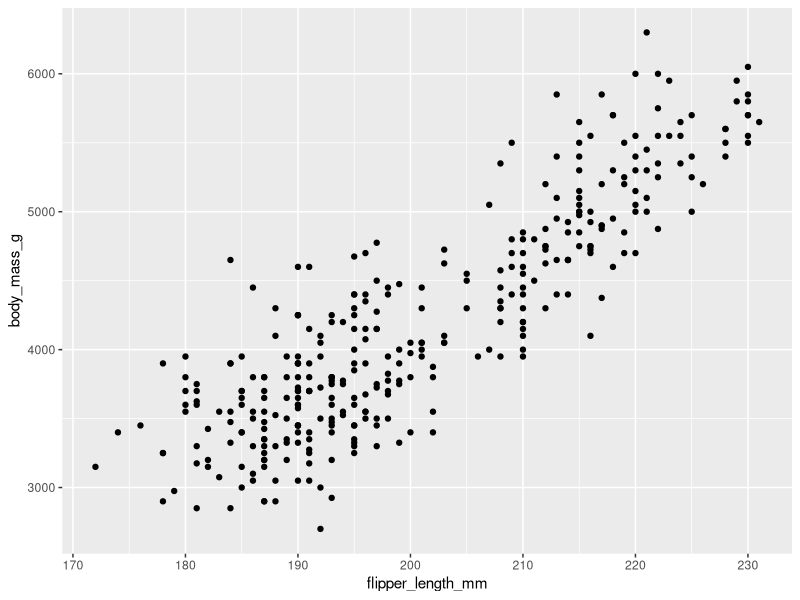
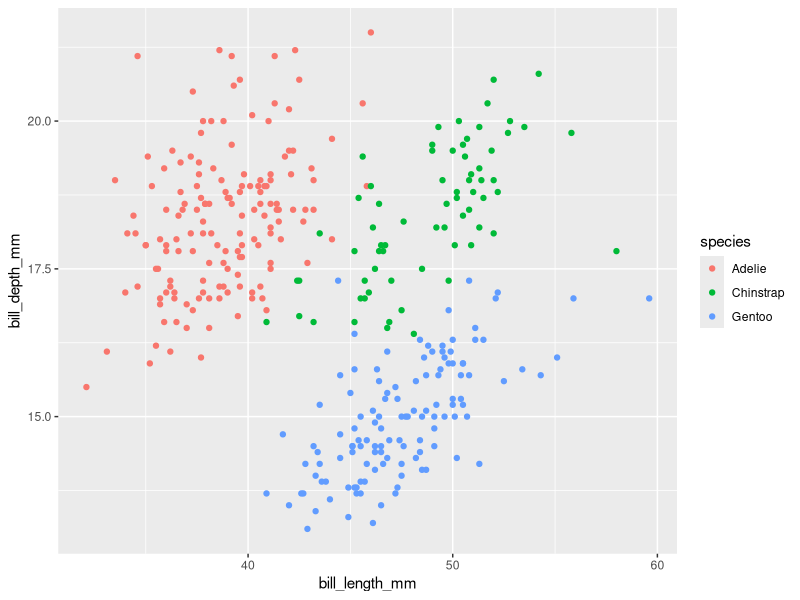
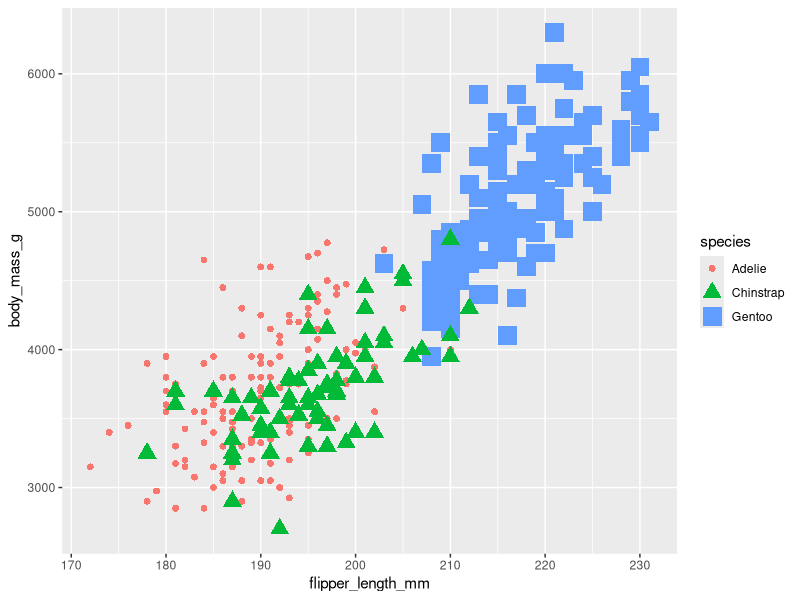
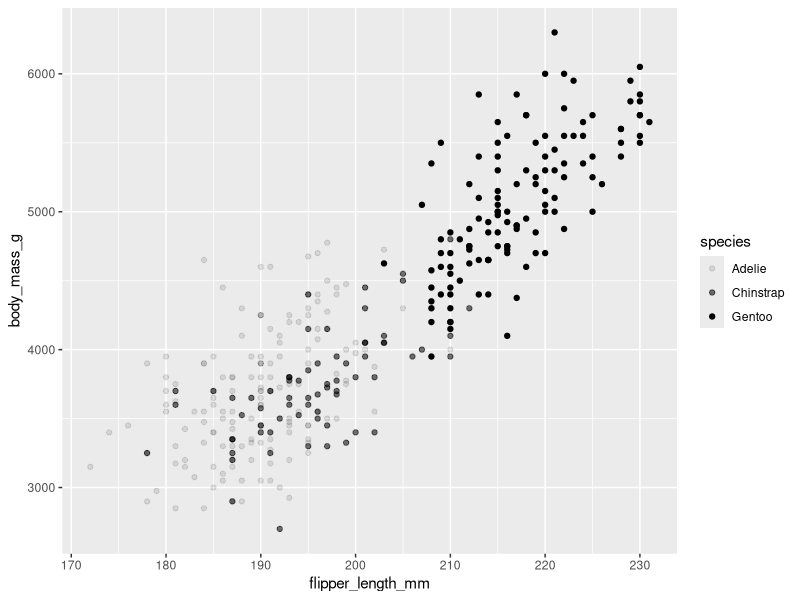
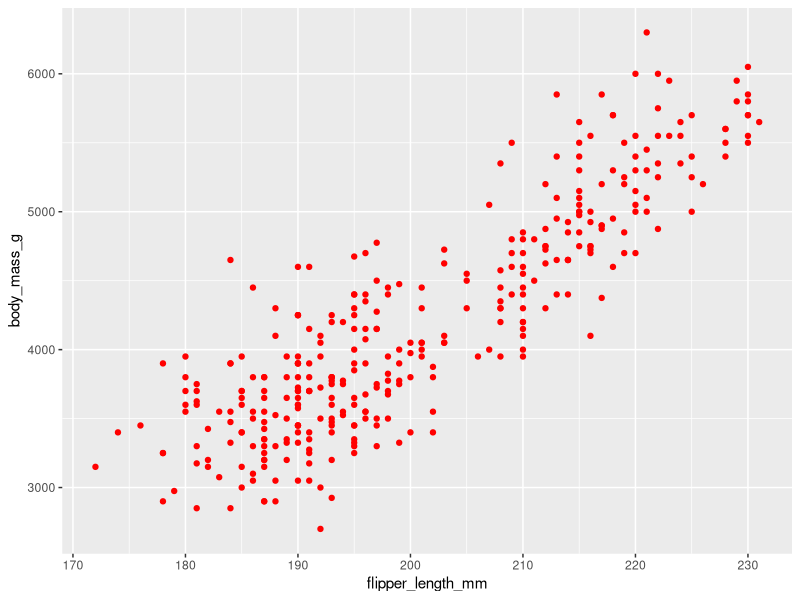
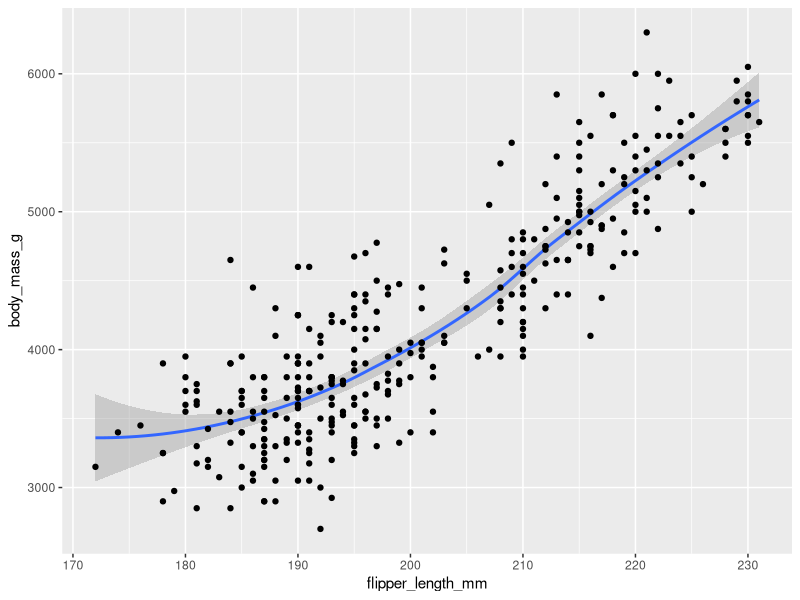
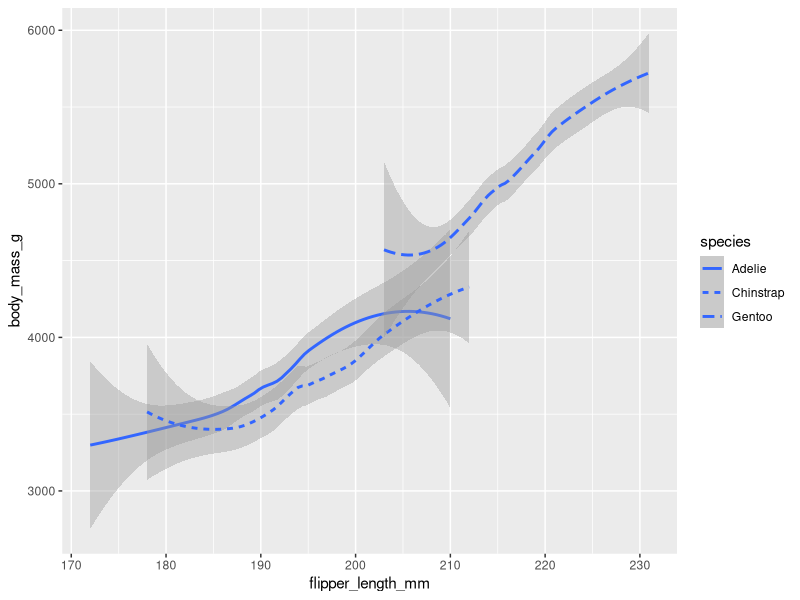
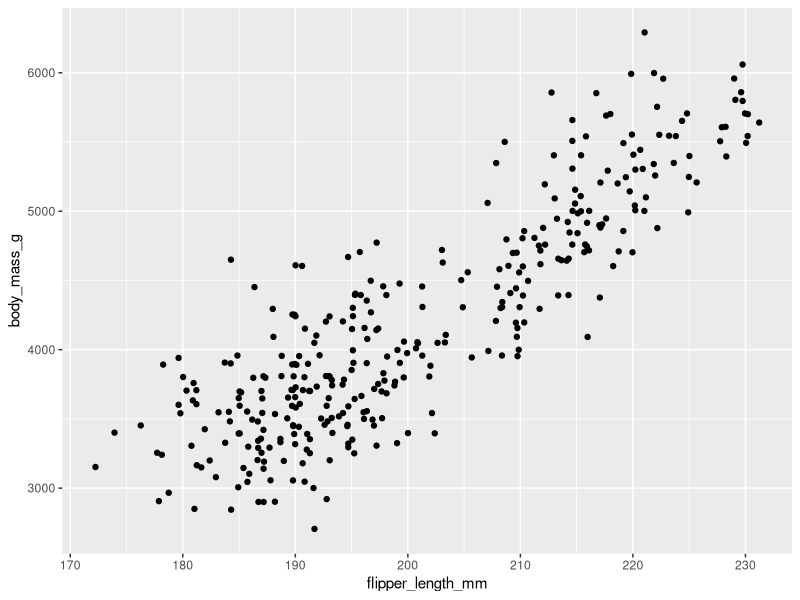

Generate these figures, in order, with R:
## ---- chunk 1
#install.packages("ggplot2")
#install.packages("palmerpenguins")
## ---- chunk 2
library(ggplot2)
library(palmerpenguins)
## ---- chunk 3
data(penguins)
View(penguins)
## ---- chunk 4
ggplot(data = penguins) + geom_point(mapping = aes(x=flipper_length_mm,y=body_mass_g))
## ---- chunk 5
ggplot(data=penguins) + geom_point(mapping = aes(x=bill_length_mm, y=bill_depth_mm, color = species))   #diff color is added for every different specie
## ---- chunk 6
ggplot(data = penguins) + geom_point(mapping = aes(x=flipper_length_mm,y=body_mass_g, shape = species, color = species, size = species))   #diff shape is added to evry different specie
## ---- chunk 7
ggplot(data = penguins) + geom_point(mapping = aes(x=flipper_length_mm,y=body_mass_g, alpha = species)) #color density varies from one specie to another by alpha aes
## ---- chunk 8
ggplot(data = penguins) + geom_point(mapping = aes(x=flipper_length_mm,y=body_mass_g), colour = "red")
## ---- chunk 9
ggplot(data = penguins) + geom_smooth(mapping = aes(x=flipper_length_mm,y=body_mass_g)) +
  geom_point(mapping = aes(x = flipper_length_mm,y=body_mass_g))
## ---- chunk 10
ggplot(data = penguins) + 
  geom_smooth(mapping = aes(x = flipper_length_mm,y=body_mass_g,linetype=species))
## ---- chunk 11
ggplot(data = penguins) + 
  geom_jitter(mapping = aes(x = flipper_length_mm,y=body_mass_g))
## ---- chunk 12
ggplot(data = penguins) + geom_point(mapping = aes(x=flipper_length_mm,y=body_mass_g,colour = species))+
  facet_wrap(~species)
## ---- chunk 13
ggplot(data = penguins) + geom_point(mapping = aes(x=flipper_length_mm,y=body_mass_g,colour = species))+
  facet_grid(sex~species)
## ---- chunk 14
ggplot(data = penguins) + geom_point(mapping = aes(x = flipper_length_mm, y = body_mass_g, colour = species))+
  labs(title = "Palmer Penguins: Body Mass vs Flipper Length", subtitle = "Sample of three penguin species", caption = "Data collected by Dr. Kristen Gorman")+
  annotate("text", x=220,y=3500,label="The Gentoos are the largest",color="red",fontface="bold",size=3.5,angle=15)
## ---- chunk 15
p <- ggplot(data = penguins) + geom_point(mapping = aes(x = flipper_length_mm, y = body_mass_g, colour = species))+
  labs(title = "Palmer Penguins: Body Mass vs Flipper Length", subtitle = "Sample of three penguin species", caption = "Data collected by Dr. Kristen Gorman")
p + annotate("text", x=220,y=3500,label="The Gentoos are the largest",color="red",fontface="bold",size=3.5,angle=15)

## ---- chunk 16
ggsave('PalmerPennguin plot.jpg')
